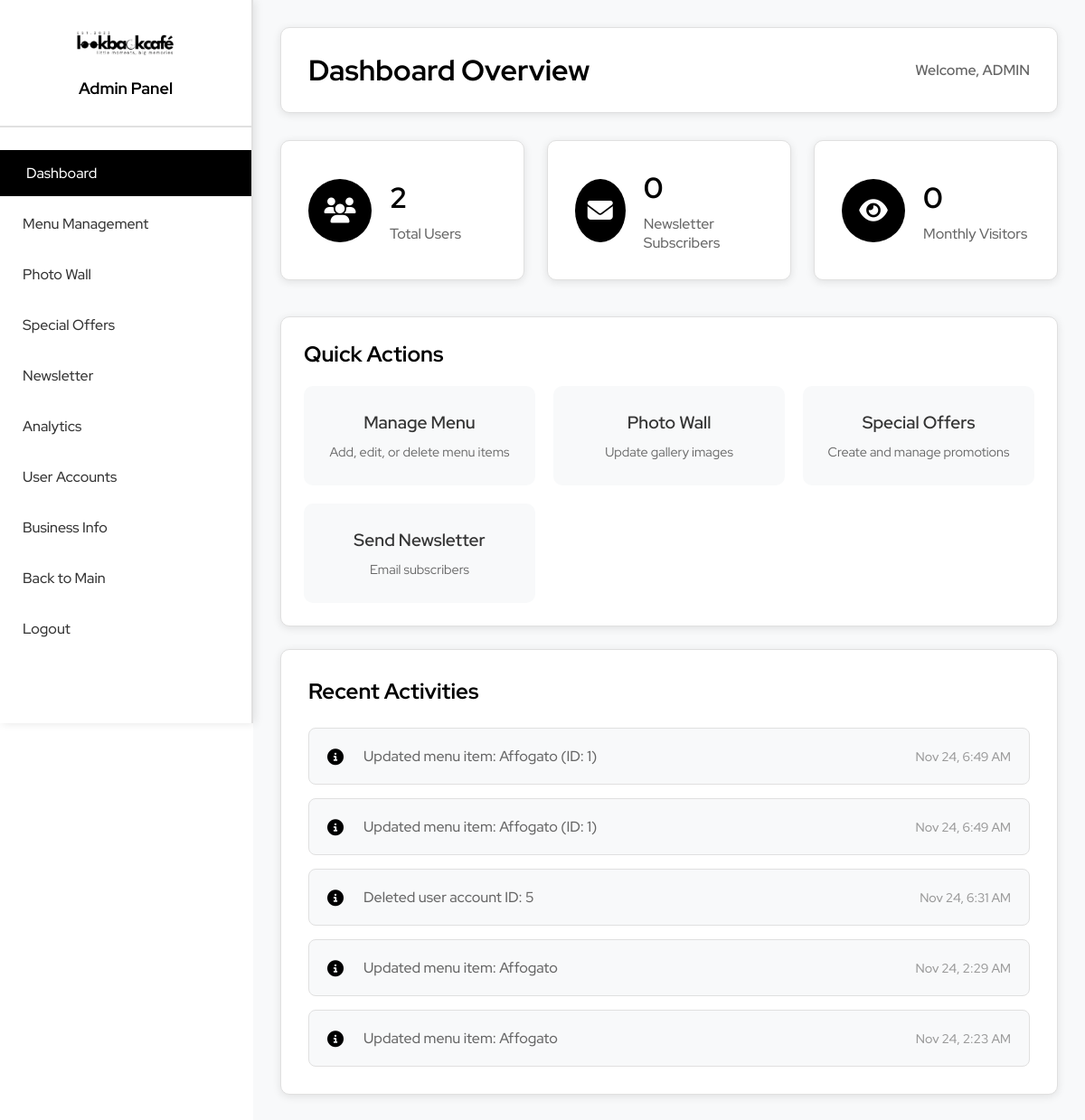
The app's page /website/admindash.php (signed in) with its own data.
### tables this page shows
CREATE TABLE `admin_activity_log` (
  `log_id` int(11) NOT NULL,
  `admin_id` int(11) NOT NULL,
  `activity_type` varchar(100) NOT NULL,
  `activity_description` text NOT NULL,
  `ip_address` varchar(45) DEFAULT NULL,
  `created_at` timestamp NOT NULL DEFAULT current_timestamp()
);

### website/admindash.php (the view, shortened to what this page needs)
<?php
require_once 'config/db.php';
$userCount = $conn->query("SELECT COUNT(*) as total FROM users")->fetch_assoc()['total'];
$subscriberCount = $conn->query("SELECT COUNT(*) as total FROM newsletter_subscribers WHERE is_active = 1")->fetch_assoc()['total'];
$currentMonth = date('Y-m');
$visitorQuery = $conn->query("SELECT SUM(unique_visitors) as total FROM site_analytics WHERE DATE_FORMAT(visit_date, '%Y-%m') = '$currentMonth'");
$monthlyVisitors = $visitorQuery->fetch_assoc()['total'] ?? 0;
$recentActivities = $conn->query("SELECT * FROM admin_activity_log ORDER BY created_at DESC LIMIT 5");
?>
<!DOCTYPE html>
<html lang="en">
<head>
    <link rel="stylesheet" href="../resources/css/admindash.css">
    <link rel="stylesheet" href="https://cdnjs.cloudflare.com/ajax/libs/font-awesome/6.4.0/css/all.min.css">
</head>
<body>
    <div class="admin-container">
        <div class="sidebar">
            <div class="logo-section">
                <img src="../resources/img/LOGIN/logo.jpg" alt="Look Back Café" class="logo">
                <h2>Admin Panel</h2>
            </div>
            <nav class="admin-nav">
                <ul>
                    <li class="active"><a href="admindash.php">Dashboard</a></li>
                    <li><a href="menumanagement.php">Menu Management</a></li>
                    <li><a href="photowall.php">Photo Wall</a></li>
                    <li><a href="special.php">Special Offers</a></li>
                    <li><a href="newsletter.php">Newsletter</a></li>
                    <li><a href="analytics.php">Analytics</a></li>
                    <li><a href="user-accounts.php">User Accounts</a></li>
                    <li><a href="business-info.php">Business Info</a></li>
                    <li><a href="main.php">Back to Main</a></li>
                    <li><a href="auth/logout.php">Logout</a></li>
                </ul>
            </nav>
        </div>
        <div class="main-content">
            <header class="admin-header">
                <h1>Dashboard Overview</h1>
                <div class="user-info">
                    <span>Welcome, <?php echo htmlspecialchars($_SESSION['user_name']); ?></span>
                </div>
            </header>
            <div class="dashboard-stats">
                <div class="stat-card">
                    <div class="stat-icon">
                        <i class="fas fa-users"></i>
                    </div>
                    <div class="stat-info">
                        <h3><?php echo $userCount; ?></h3>
                        <p>Total Users</p>
                    </div>
                </div>
                <div class="stat-card">
                    <div class="stat-icon">
                        <i class="fas fa-envelope"></i>
                    </div>
                    <div class="stat-info">
                        <h3><?php echo $subscriberCount; ?></h3>
                        <p>Newsletter Subscribers</p>
                    </div>
                </div>
                <div class="stat-card">
                    <div class="stat-icon">
                        <i class="fas fa-eye"></i>
                    </div>
                    <div class="stat-info">
                        <h3><?php echo $monthlyVisitors; ?></h3>
                        <p>Monthly Visitors</p>
                    </div>
                </div>
            </div>
            <div class="quick-actions">
                <h2>Quick Actions</h2>
                <div class="action-grid">
                    <a href="menumanagement.php" class="action-card">
                        <h3>Manage Menu</h3>
                        <p>Add, edit, or delete menu items</p>
                    </a>
                    <a href="photowall.php" class="action-card">
                        <h3>Photo Wall</h3>
                        <p>Update gallery images</p>
                    </a>
                    <a href="special.php" class="action-card">
                        <h3>Special Offers</h3>
                        <p>Create and manage promotions</p>
                    </a>
                    <a href="newsletter.php" class="action-card">
                        <h3>Send Newsletter</h3>
                        <p>Email subscribers</p>
                    </a>
                </div>
            </div>
            <div class="recent-activities">
                <h2>Recent Activities</h2>
                <div class="activity-list">
                    <?php if ($recentActivities->num_rows > 0): ?>
                        <?php while ($activity = $recentActivities->fetch_assoc()): ?>
                            <div class="activity-item">
                                <i class="fas fa-info-circle"></i>
                                <span><?php echo htmlspecialchars($activity['activity_description']); ?></span>
                                <span class="activity-time"><?php echo date('M j, g:i A', strtotime($activity['created_at'])); ?></span>
                            </div>
                        <?php endwhile; ?>
                    <?php endif; ?>
                </div>
            </div>
        </div>
    </div>
</body>
</html>

### resources/css/admindash.css (style rules this page uses)
* { margin: 0; padding: 0; box-sizing: border-box; }
body { font-family: 'Red Hat Display', sans-serif; background: #ffffff; color: #000000; }
.admin-container { display: flex; min-height: 100vh; }
.sidebar { width: 280px; background: #ffffff; color: #000000; position: fixed; height: 100vh; overflow-y: auto; border-right: 2px solid #e0e0e0; box-shadow: 2px 0 10px rgba(0,0,0,0.1); }
.logo-section { padding: 30px 20px; text-align: center; border-bottom: 2px solid #e0e0e0; }
.logo { max-width: 120px; margin-bottom: 15px; }
.logo-section h2 { font-size: 18px; font-weight: 700; color: #000000; }
.admin-nav ul { list-style: none; padding: 20px 0; }
.admin-nav li { margin: 5px 0; }
.admin-nav a { display: flex; align-items: center; padding: 15px 25px; color: #333333; text-decoration: none; transition: all 0.3s ease; font-weight: 500; }
.admin-nav a:hover, .admin-nav li.active a { background: #000000; color: #ffffff; border-left: 4px solid #000000; }
.main-content { flex: 1; margin-left: 280px; padding: 30px; background: #f8f9fa; }
.admin-header { background: white; padding: 25px 30px; border-radius: 10px; box-shadow: 0 2px 10px rgba(0,0,0,0.1); margin-bottom: 30px; display: flex; justify-content: space-between; align-items: center; border: 1px solid #e0e0e0; }
.admin-header h1 { color: #000000; font-size: 32px; font-weight: 700; }
.user-info { color: #666666; font-weight: 600; font-size: 16px; }
.dashboard-stats { display: grid; grid-template-columns: repeat(auto-fit, minmax(250px, 1fr)); gap: 25px; margin-bottom: 40px; }
.stat-card { background: white; padding: 30px; border-radius: 10px; box-shadow: 0 2px 10px rgba(0,0,0,0.1); display: flex; align-items: center; transition: transform 0.3s ease, box-shadow 0.3s ease; border: 1px solid #e0e0e0; }
.stat-icon { width: 70px; height: 70px; background: #000000; border-radius: 50%; display: flex; align-items: center; justify-content: center; margin-right: 20px; }
.stat-icon i { font-size: 28px; color: white; }
.stat-info h3 { font-size: 32px; color: #000000; margin-bottom: 8px; font-weight: 700; }
.stat-info p { color: #666666; font-size: 16px; font-weight: 500; }
.quick-actions { background: white; padding: 30px; border-radius: 10px; box-shadow: 0 2px 10px rgba(0,0,0,0.1); margin-bottom: 30px; border: 1px solid #e0e0e0; }
.quick-actions h2 { margin-bottom: 25px; color: #000000; font-size: 24px; font-weight: 700; }
.action-grid { display: grid; grid-template-columns: repeat(auto-fit, minmax(200px, 1fr)); gap: 20px; }
.action-card { background: #f8f9fa; padding: 25px; border-radius: 8px; text-align: center; cursor: pointer; transition: all 0.3s ease; border: 2px solid #e0e0e0; }
.action-card h3 { color: #000000; margin-bottom: 10px; font-size: 18px; font-weight: 600; }
.action-card p { color: #666666; font-size: 14px; line-height: 1.4; }
.recent-activities { background: white; padding: 30px; border-radius: 10px; box-shadow: 0 2px 10px rgba(0,0,0,0.1); border: 1px solid #e0e0e0; }
.recent-activities h2 { margin-bottom: 25px; color: #000000; font-size: 24px; font-weight: 700; }
.activity-list { display: flex; flex-direction: column; gap: 15px; }
.activity-item { display: flex; align-items: center; padding: 20px; background: #f8f9fa; border-radius: 8px; transition: background 0.3s ease; border: 1px solid #e0e0e0; }
.activity-item i { width: 40px; color: #000000; font-size: 18px; }
.activity-item span:not(.activity-time) { flex: 1; font-weight: 500; color: #666666; }
.activity-time { color: #999999; font-size: 14px; font-weight: 500; }
.quick-actions { background: white; padding: 25px; border-radius: 10px; box-shadow: 0 2px 10px rgba(0,0,0,0.1); margin-bottom: 25px; }
.quick-actions h2 { margin-bottom: 20px; color: #000000; }
.action-grid { display: grid; grid-template-columns: repeat(auto-fit, minmax(250px, 1fr)); gap: 20px; }
.action-card { display: block; background: #f8f9fa; padding: 25px; border-radius: 10px; text-decoration: none; color: inherit; transition: all 0.3s ease; border: 2px solid transparent; }
.action-card h3 { margin: 0 0 10px 0; color: #333; font-size: 1.2em; }
.action-card p { margin: 0; color: #666; font-size: 0.9em; line-height: 1.4; }

### records on screen
admin_activity_log: activity_description "Updated menu item: Affogato (ID: 1)", created_at "Nov 24, 6:49 AM"
admin_activity_log: activity_description "Updated menu item: Affogato (ID: 1)", created_at "Nov 24, 6:49 AM"
admin_activity_log: activity_description "Deleted user account ID: 5", created_at "Nov 24, 6:31 AM"
admin_activity_log: activity_description "Updated menu item: Affogato", created_at "Nov 24, 2:29 AM"
admin_activity_log: activity_description "Updated menu item: Affogato", created_at "Nov 24, 2:23 AM"

### other values on screen
$_SESSION['user_name'] "ADMIN"
$userCount "2"
$subscriberCount "0"
$monthlyVisitors "0"
